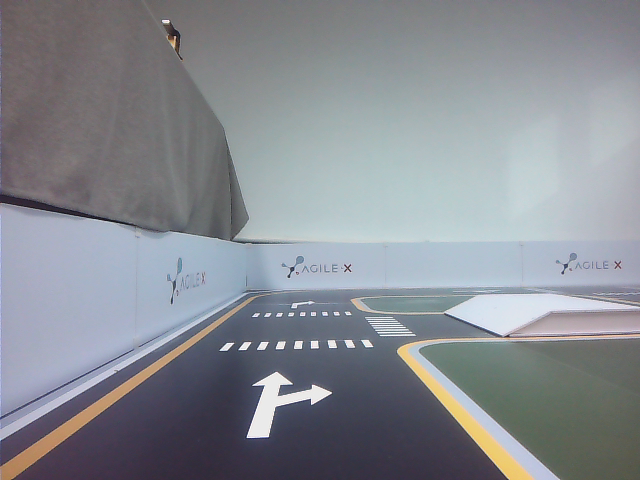
#> input picture limo_deeplearning/scripts/test/new_map.png, 640 x 480 px
$ python hsv_test.py
#> lines starting #> are read from the running program, lines starting #| are printed output that depends on the picture
# -*- coding:utf-8 -*-

import cv2


img = cv2.imread('new_map.png')
#> img is the input picture: shape (480, 640, 3); mean B, G, R 145.7, 139.2, 135.4
gray = cv2.cvtColor(img, cv2.COLOR_BGR2GRAY)
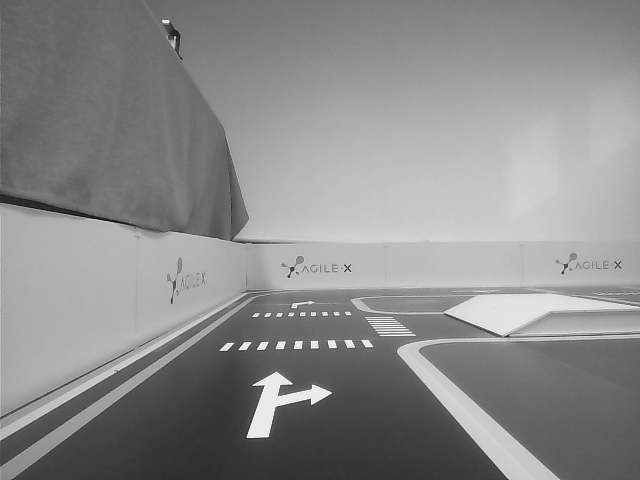
#> gray: shape (480, 640); min 15, max 255, mean 138.8
hsv = cv2.cvtColor(img, cv2.COLOR_BGR2HSV)
#> hsv: shape (480, 640, 3); mean H, S, V 101.2, 30.4, 148.9


def mouse_click(event, x, y, flags, para):
    if event == cv2.EVENT_LBUTTONDOWN:  # 左边鼠标点击
        #print('PIX:', x, y)
        #print("BGR:", img[y, x])
        #print("GRAY:", gray[y, x])
        print("HSV:", hsv[y, x])


if __name__ == '__main__':
    cv2.namedWindow("img")
    cv2.setMouseCallback("img", mouse_click)
    while True:
        cv2.imshow('img', img)
        if cv2.waitKey() == ord('q'):
#> (key q is pressed here)
            break
    cv2.destroyAllWindows()

$ run again, with limo_deeplearning/scripts/test/g.png copied over limo_deeplearning/scripts/test/new_map.png
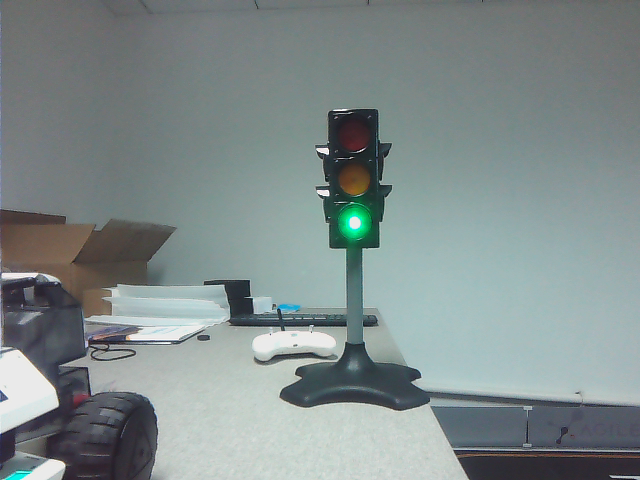
#> input picture limo_deeplearning/scripts/test/g.png, 640 x 480 px
#> img is the input picture: shape (480, 640, 3); mean B, G, R 139.6, 139.9, 128.5
#> `gray = cv2.cvtColor(img, cv2.COLOR_BGR2GRAY)`:
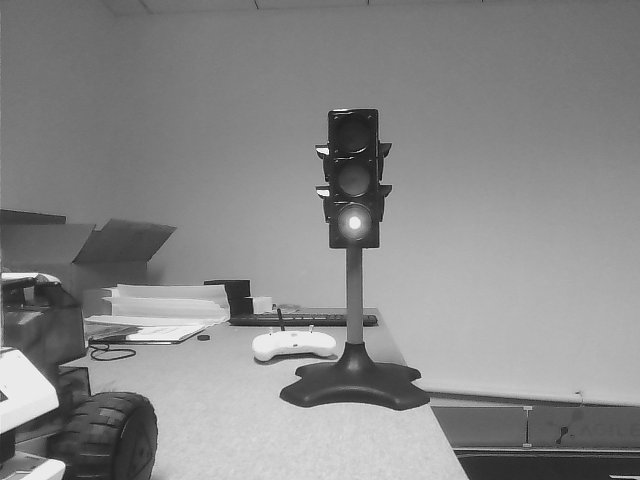
#> gray: shape (480, 640); min 7, max 255, mean 136.5
#> hsv: shape (480, 640, 3); mean H, S, V 86.8, 29.9, 142.5

$ run again, with limo_deeplearning/scripts/test/gg.png copied over limo_deeplearning/scripts/test/new_map.png
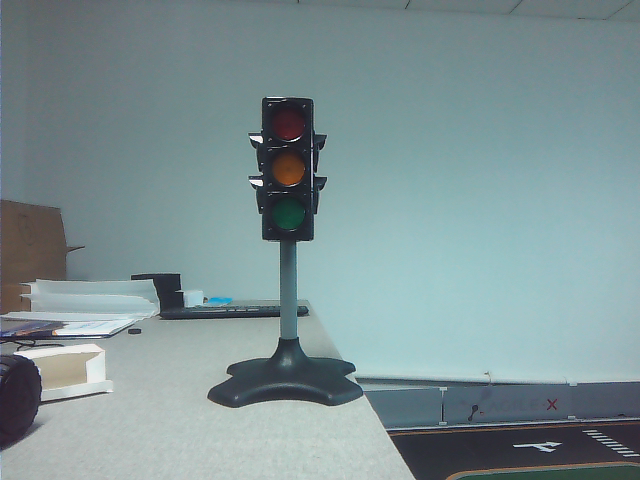
#> input picture limo_deeplearning/scripts/test/gg.png, 640 x 480 px
#> img is the input picture: shape (480, 640, 3); mean B, G, R 148.5, 146.2, 126.3
#> `gray = cv2.cvtColor(img, cv2.COLOR_BGR2GRAY)`:
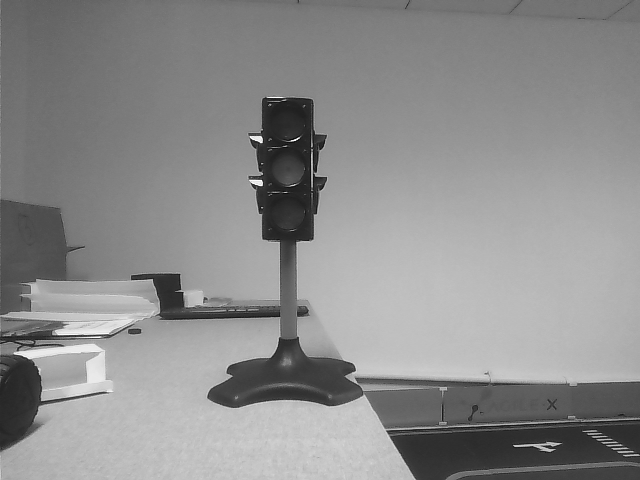
#> gray: shape (480, 640); min 4, max 255, mean 140.5
#> hsv: shape (480, 640, 3); mean H, S, V 91.5, 43.9, 149.9
